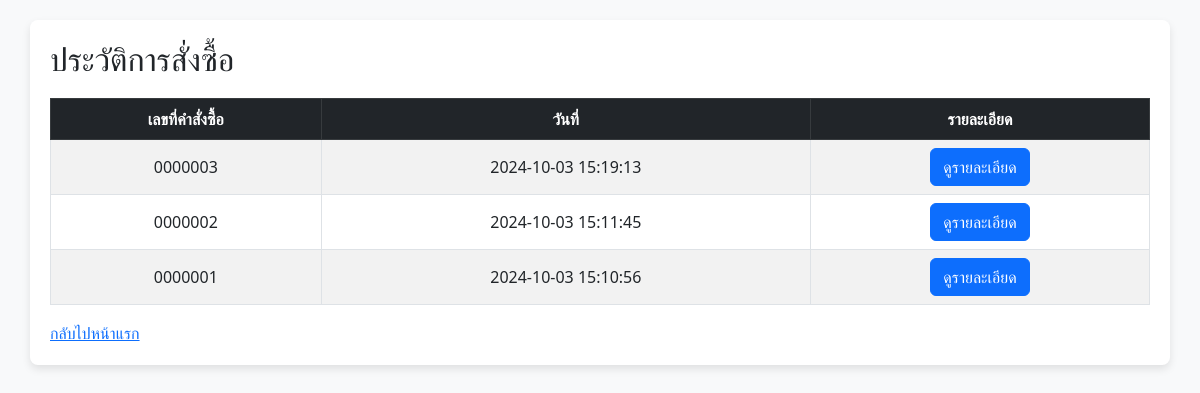
/ord_history.php (signed in), run on the app's committed database.
### tables this page shows
CREATE TABLE `orders` (
  `oid` int(7) UNSIGNED ZEROFILL NOT NULL,
  `ototal` int(7) NOT NULL,
  `odate` datetime NOT NULL,
  `member_id` int(7) NOT NULL
);

### ord_history.php (the view, shortened to what this page needs)
<?php
include("php/config.php");
$username = $_SESSION['username'];
$sql = "SELECT oid, odate FROM orders WHERE member_id = '$username' ORDER BY odate DESC";
$result = mysqli_query($con, $sql);
?>
<!doctype html>
<html lang="th">
<head>
    <link href="https://cdn.jsdelivr.net/npm/bootstrap@5.3.0-alpha1/dist/css/bootstrap.min.css" rel="stylesheet">
</head>
<body>
<div class="container">
    <h2>ประวัติการสั่งซื้อ</h2>
    <table class="table table-striped table-bordered">
        <thead class="table-dark">
            <tr>
                <th>เลขที่คำสั่งซื้อ</th>
                <th>วันที่</th>
                <th>รายละเอียด</th>
            </tr>
        </thead>
        <tbody>
        <?php while ($order = mysqli_fetch_assoc($result)): ?>
            <tr>
                <td><?= htmlspecialchars($order['oid']); ?></td>
                <td><?= htmlspecialchars($order['odate']); ?></td>
                <td><a class="btn btn-primary" href="view_order_detail2.php?id=<?= htmlspecialchars($order['oid']); ?>">ดูรายละเอียด</a></td>
            </tr>
        <?php endwhile; ?>
        </tbody>
    </table>
    <a class="btn-primary" href="home.php">กลับไปหน้าแรก</a>
</div>
</body>
</html>

### ord_history.php (style rules this page uses)
body { background: url('images/back.jpg') no-repeat center center fixed; background-size: cover; background-color: #f8f9fa; }
.container { margin-top: 20px; background-color: #ffffff; border-radius: 8px; box-shadow: 0 4px 8px rgba(0, 0, 0, 0.1); padding: 20px; }
h2 { margin-bottom: 20px; }
table { border-collapse: collapse; }
th, td { text-align: center; vertical-align: middle; }

### data on the page
orders: oid "0000003", odate "2024-10-03 15:19:13"
orders: oid "0000002", odate "2024-10-03 15:11:45"
orders: oid "0000001", odate "2024-10-03 15:10:56"
